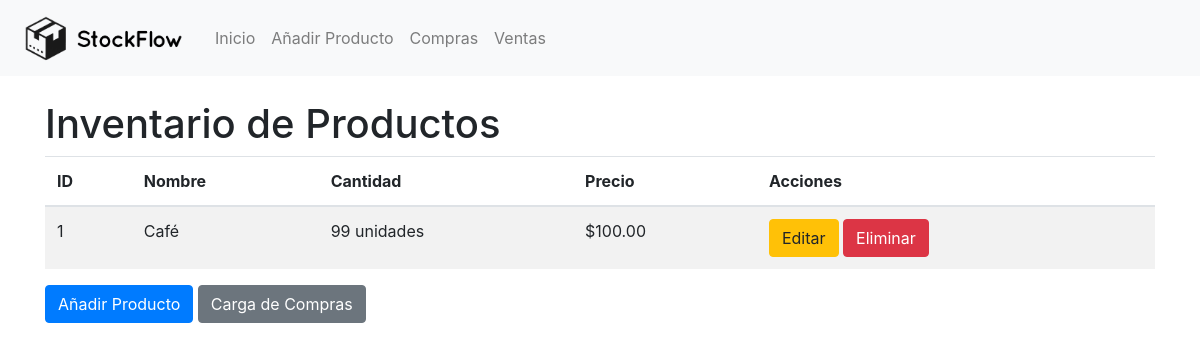
Before: / with the older database file.
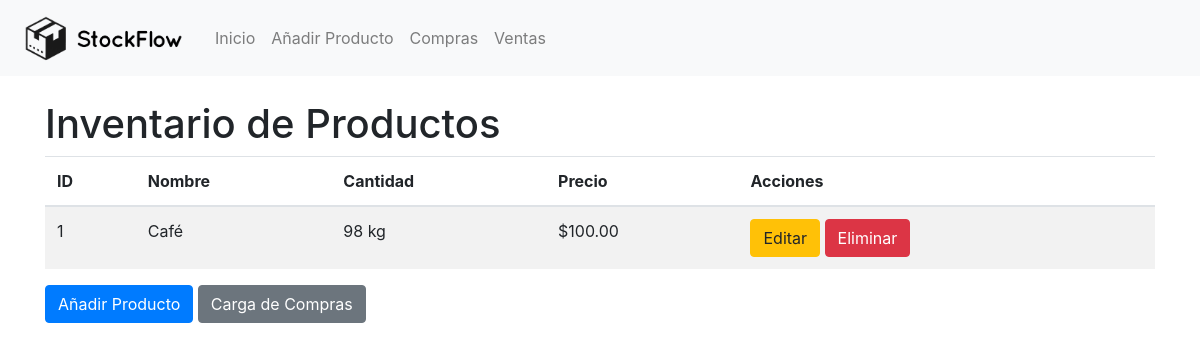
After: the same page with the newer database file.
### tables this page shows
CREATE TABLE productos (
        id INTEGER PRIMARY KEY AUTOINCREMENT,
        nombre TEXT,
        cantidad INTEGER,
        precio REAL,
        unidad_medida TEXT DEFAULT 'unidades'
    );

### app.py (the view)
@app.route('/')
def index():
    productos = get_productos()
    return render_template('index.html', productos=productos)

### app.py (called while the page is built)
def get_db():
    if 'db' not in g:
        g.db = sqlite3.connect('inventario.db')
        g.db.row_factory = sqlite3.Row
    return g.db

def get_productos():
    db = get_db()
    c = db.cursor()
    c.execute("SELECT * FROM productos")
    rows = c.fetchall()
    productos = [dict(row) for row in rows]
    return productos

### templates/index.html (shortened to what this page needs)
{% extends "base.html" %}
{% block content %}
    <h1>Inventario de Productos</h1>
    <table class="table table-striped">
        <thead>
            <tr>
                <th>ID</th>
                <th>Nombre</th>
                <th>Cantidad</th>
                <th>Precio</th>
                <th>Acciones</th>
            </tr>
        </thead>
        <tbody>
            {% for producto in productos %}
            <tr>
                <td>{{ producto['id'] }}</td>
                <td>{{ producto['nombre'] }}</td>
                <td>{{ "{:,}".format(producto['cantidad']) }} {{ 'unidades' if producto['unidad_medida'] == 'unidad' else producto['unidad_medida'] }}</td>
                <td>${{ "{:,.2f}".format(producto['precio']) }}</td>
                <td>
                    <a href="{{ url_for('edit_product', id=producto['id']) }}" class="btn btn-warning">Editar</a>
                    <form action="{{ url_for('delete_product', id=producto['id']) }}" method="post" style="display:inline;">
                        <button type="submit" class="btn btn-danger">Eliminar</button>
                    </form>
                </td>
            </tr>
            {% endfor %}
        </tbody>
    </table>
    <div class="mt-3">
        <a href="{{ url_for('add_product') }}" class="btn btn-primary">Añadir Producto</a>
        <a href="{{ url_for('carga_compras') }}" class="btn btn-secondary">Carga de Compras</a>
    </div>
{% endblock %}

Changed rows visible on the page:
changed productos "Café": cantidad "99" → "98"; unidad_medida "unidades" → "kg"
